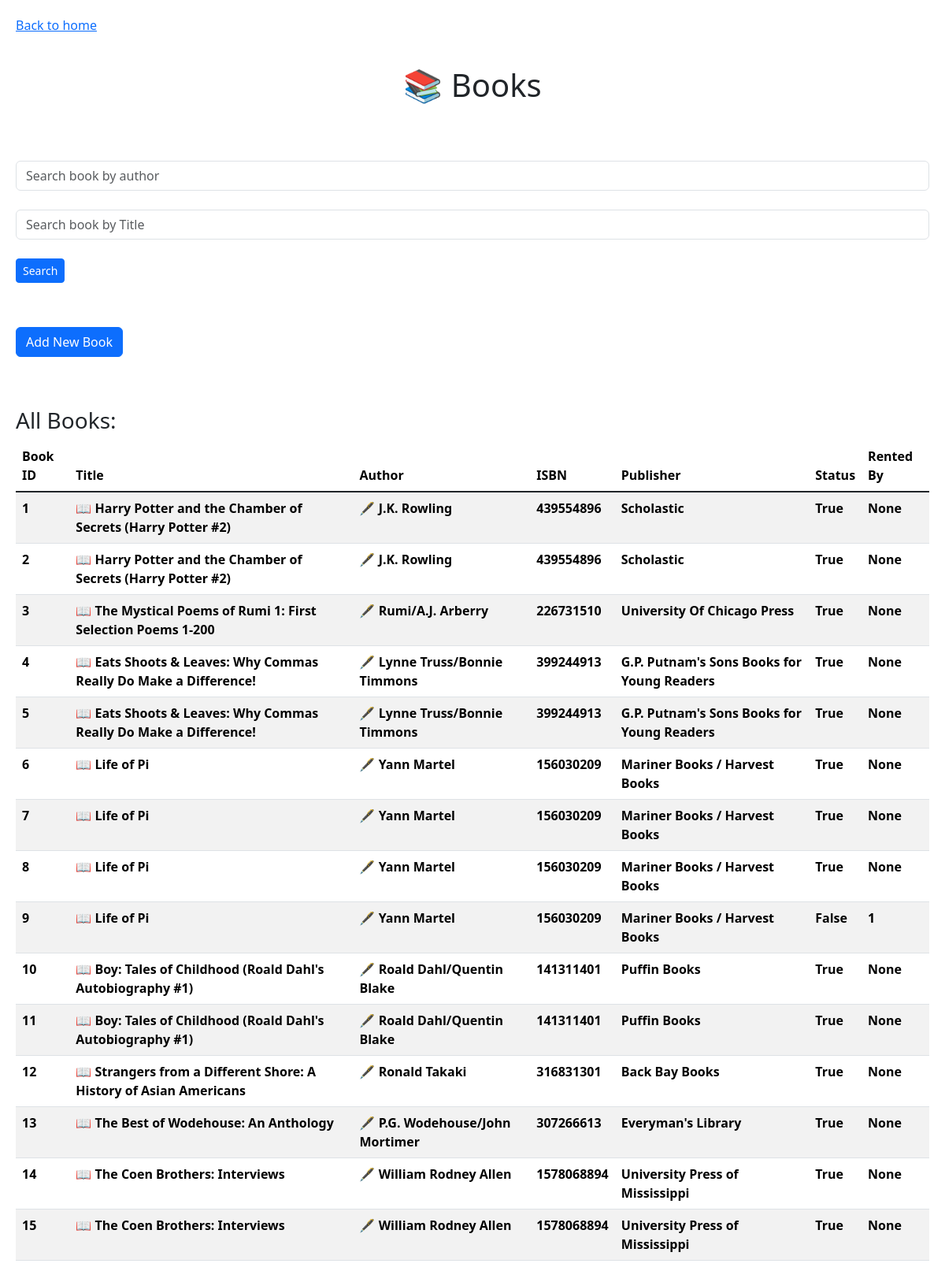
The page /books/ on the database its author committed.
### lib_manage/models.py (models this page shows)
class Books(models.Model):
    title = models.CharField(max_length=255, null=True)
    author = models.CharField(max_length=255, null=True)
    isbn = models.BigIntegerField(null=True)
    publisher = models.CharField(max_length=255, null=True)
    status = models.BooleanField(default=True)
    holder = models.IntegerField(null=True)

### lib_manage/views.py (the view)
# urls.py: path("books/", views.booksview, name='booksview'),
def booksview(request):
    if request.method == 'GET':
        books_data = list(Books.objects.all())
        return render(request, 'lib_manage/books.html', {'books_data':books_data})

### lib_manage/templates/lib_manage/books.html (shortened to what this page needs)
{% extends "lib_manage/layout.html" %}
{% load static %}
{% block body %}
{% load static %}
<div class="blocks top_head">
    <h1>📚 Books</h1>
</div>
<br>
<div class="blocks mb-3">
    <form method="post" action="{% url 'lib_manage:search' %}">
        <input type="text" placeholder="Search book by author" class="form-control" name="author">
        <br>
        <input type="text" placeholder="Search book by Title" class="form-control" name="title">
        <br>
        <button type="submit" class="btn btn-primary btn-sm">Search</button>
    </form>
</div>
<div class="blocks">
    <a type="button" class="btn btn-primary" href="{% url 'lib_manage:newBook' %}">Add New Book</a>
</div>
<br>
<div class="blocks">
    <h3>All Books:</h3>
    <table class="table table-striped">
        <thead>
            <tr>
                <th scope="col">Book ID</th>
                <th scope="col">Title</th>
                <th scope="col">Author</th>
                <th scope="col">ISBN</th>
                <th scope="col">Publisher</th>
                <th scope="col">Status</th>
                <th scope="col">Rented By</th>
            </tr>
        </thead>
        <tbody class="table-group-divider">
            {% for data in books_data %}
            <tr>
                <th scope="col">{{ data.id }}</th>
                <th scope="col">📖 {{ data.title }}</th>
                <th scope="col">🖋️ {{ data.author }}</th>
                <th scope="col">{{ data.isbn }}</th>
                <th scope="col">{{ data.publisher }}</th>
                <th scope="col">{{ data.status }}</th>
                <th scope="col">{{ data.holder }}</th>
            </tr>
            {% endfor %}
        </tbody>
    </table>
</div>
{% endblock %}

### lib_manage/templates/lib_manage/layout.html (shortened to what this page needs)
<!DOCTYPE html>
<html>
    <head>
        {% load static %}
        <link href="https://cdn.jsdelivr.net/npm/bootstrap@5.3.3/dist/css/bootstrap.min.css" rel="stylesheet">
        <link href="{% static 'lib_manage/styles.css' %}" rel="stylesheet">
    </head>
    <body>
        <div class="body">
            <div class="blocks">
            <a href="{% url 'lib_manage:index' %}">Back to home</a>
            </div>
            {% block body %}
            {% endblock %}
        </div>
    </body>
</html>

### lib_manage/static/lib_manage/styles.css (style rules this page uses)
.blocks { padding: 20px 20px 20px 20px; }
.top_head { text-align: center; }

### rows shown on the page
Books: id "1", title "Harry Potter and the Chamber of Secrets (Harry Potter #2)", author "J.K. Rowling", isbn "439554896", publisher "Scholastic", status "True", holder "None"
Books: id "2", title "Harry Potter and the Chamber of Secrets (Harry Potter #2)", author "J.K. Rowling", isbn "439554896", publisher "Scholastic", status "True", holder "None"
Books: id "3", title "The Mystical Poems of Rumi 1: First Selection Poems 1-200", author "Rumi/A.J. Arberry", isbn "226731510", publisher "University Of Chicago Press", status "True", holder "None"
Books: id "4", title "Eats Shoots & Leaves: Why Commas Really Do Make a Difference!", author "Lynne Truss/Bonnie Timmons", isbn "399244913", publisher "G.P. Putnam's Sons Books for Young Readers", status "True", holder "None"
Books: id "5", title "Eats Shoots & Leaves: Why Commas Really Do Make a Difference!", author "Lynne Truss/Bonnie Timmons", isbn "399244913", publisher "G.P. Putnam's Sons Books for Young Readers", status "True", holder "None"
Books: id "6", title "Life of Pi", author "Yann Martel", isbn "156030209", publisher "Mariner Books / Harvest Books", status "True", holder "None"
Books: id "7", title "Life of Pi", author "Yann Martel", isbn "156030209", publisher "Mariner Books / Harvest Books", status "True", holder "None"
Books: id "8", title "Life of Pi", author "Yann Martel", isbn "156030209", publisher "Mariner Books / Harvest Books", status "True", holder "None"
Books: id "9", title "Life of Pi", author "Yann Martel", isbn "156030209", publisher "Mariner Books / Harvest Books", status "False", holder "1"
Books: id "10", title "Boy: Tales of Childhood (Roald Dahl's Autobiography #1)", author "Roald Dahl/Quentin Blake", isbn "141311401", publisher "Puffin Books", status "True", holder "None"
Books: id "11", title "Boy: Tales of Childhood (Roald Dahl's Autobiography #1)", author "Roald Dahl/Quentin Blake", isbn "141311401", publisher "Puffin Books", status "True", holder "None"
Books: id "12", title "Strangers from a Different Shore: A History of Asian Americans", author "Ronald Takaki", isbn "316831301", publisher "Back Bay Books", status "True", holder "None"
Books: id "13", title "The Best of Wodehouse: An Anthology", author "P.G. Wodehouse/John Mortimer", isbn "307266613", publisher "Everyman's Library", status "True", holder "None"
Books: id "14", title "The Coen Brothers: Interviews", author "William Rodney Allen", isbn "1578068894", publisher "University Press of Mississippi", status "True", holder "None"
Books: id "15", title "The Coen Brothers: Interviews", author "William Rodney Allen", isbn "1578068894", publisher "University Press of Mississippi", status "True", holder "None"
